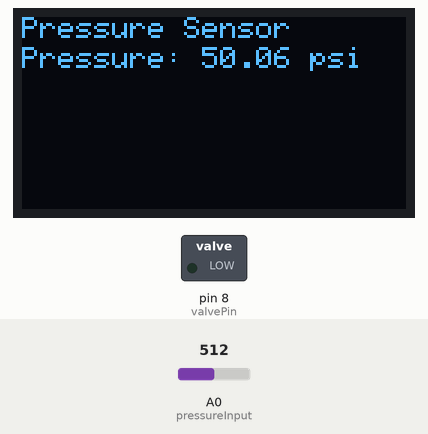
Recording of a sketch running on a simulated Arduino Uno, built with avr-gcc and run on an emulated ATmega328P. Shown: 128×64 one-colour display, switched loads named in the sketch (green lamp = pin HIGH). Inputs (shaded band) come from the test bench; at power-on: A0 (pressureInput) = 512.

Above: at 1.8 s.
1.9 s: A0 (pressureInput) set to 716
At 3.5 s:
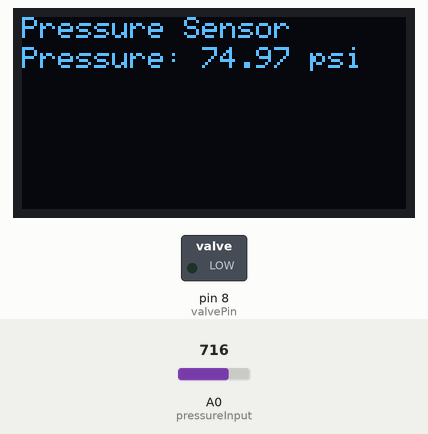
4.6 s: A0 (pressureInput) set to 199
At 6.7 s:
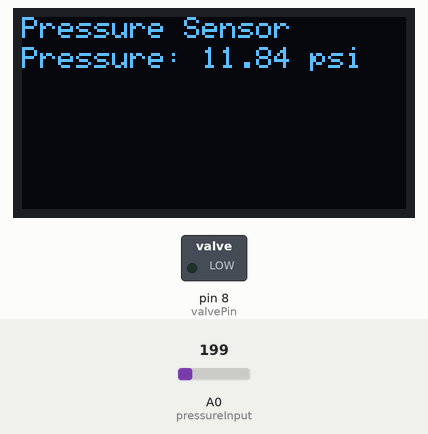
7.7 s: A0 (pressureInput) set to 173
At 9.9 s:
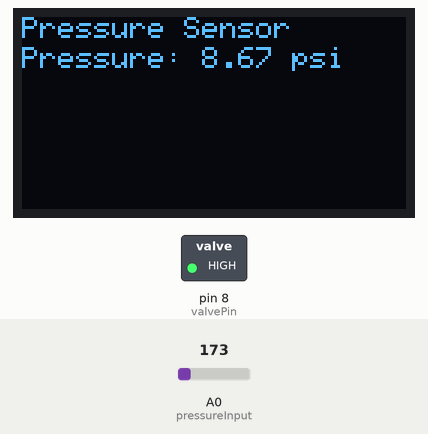
Timing chart, 0 to 11.4 s (numbered marks = the images above; inputs shaded):
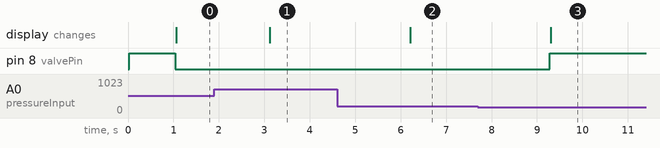

The sketch:

pressuresensor.ino
```cpp
#include <Wire.h>
#include <Adafruit_GFX.h>
#include <Adafruit_SSD1306.h>

#define OLED_RESET 4
Adafruit_SSD1306 display(OLED_RESET);

int valvePin = 8;
const int pressureInput = A0;
const int pressureZero = 102.4;
const int pressureMax = 921.6;
const int pressuretransducermaxPSI = 100;
float maxSolenoidPressure = 10.5;
float pressureValue;
float newpressureValue;

void setup() {
  Wire.begin();
  display.begin(SSD1306_SWITCHCAPVCC, 0x3C);

  pinMode(valvePin,OUTPUT);
  digitalWrite(valvePin,HIGH);
}

void displayPressure() {
  pressureValue = analogRead(pressureInput);
  newpressureValue = ((pressureValue-pressureZero)*pressuretransducermaxPSI)/(pressureMax-pressureZero);
  delay(1000);

  display.clearDisplay();
  display.setTextColor(WHITE);
  display.setTextSize(1);
  display.setCursor(0,0);
  display.print("Pressure Sensor");
  display.setCursor(0,10);
  display.print("Pressure: ");
  display.print(newpressureValue);
  display.print(" psi");

  if (newpressureValue > maxSolenoidPressure) {
    digitalWrite(valvePin,LOW); // Opens valve
  }
  else {
    digitalWrite(valvePin,HIGH); // Closes valve
  }
}

void loop() {
    displayPressure();
    display.display();
}
```

Measured:
- the behaviour switches between 188 and 187 on A0 (pressureInput) (found by bisection; images 2 and 3)
- after the input at 1.9 s, the display: changes after 1.2 s (image 1)
- after the input at 4.6 s, the display: changes after 1.6 s (image 2)
- after the input at 7.7 s, pin 8 (valvePin): LOW → HIGH after 1.6 s; the display: changes after 1.6 s (image 3)
